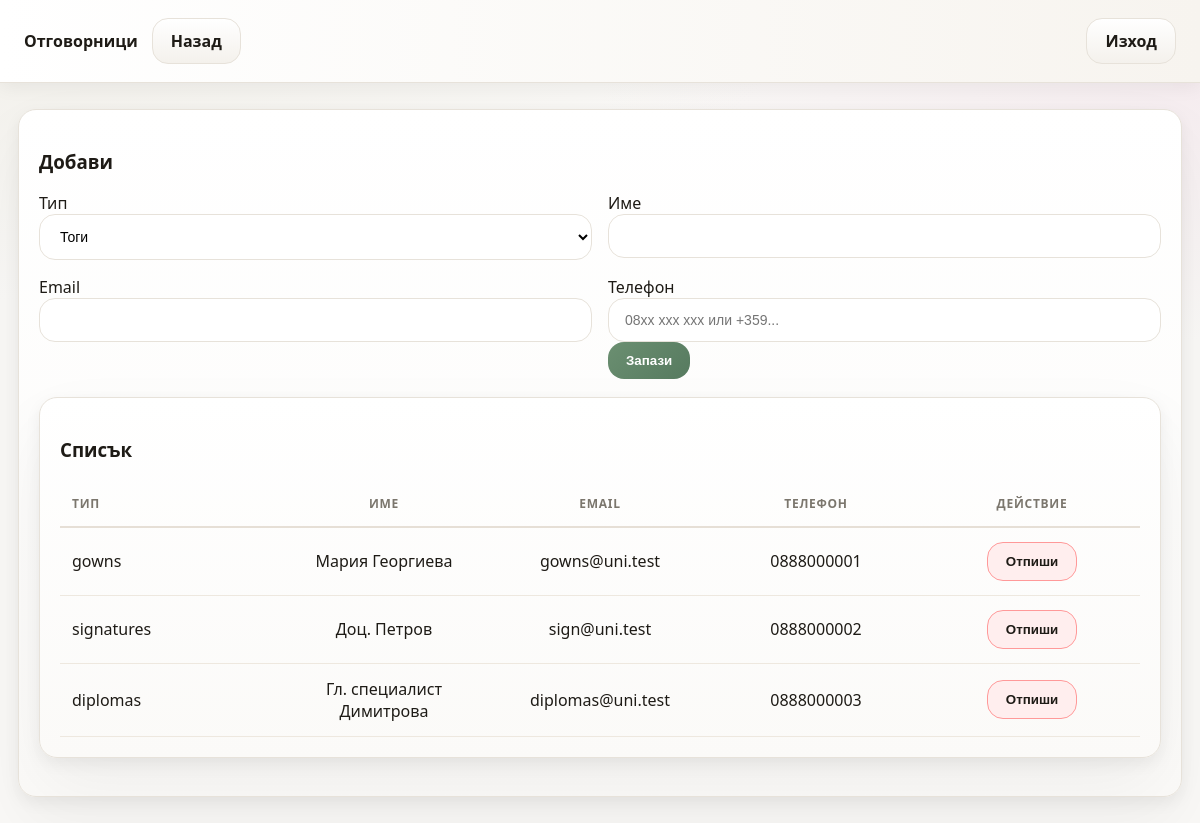
/admin/responsibilities.php (signed in), run on the app's committed database.
### tables this page shows
CREATE TABLE responsibilities (
  id INT AUTO_INCREMENT PRIMARY KEY,
  type ENUM('gowns','signatures','diplomas') NOT NULL,
  person_name VARCHAR(190) NOT NULL,
  email VARCHAR(190) NULL,
  phone VARCHAR(50) NULL,
  active TINYINT NOT NULL DEFAULT 1
);

### inc/helpers.php (called while the page is built, shortened)
<?php
function h($s){ return htmlspecialchars((string)$s, ENT_QUOTES, 'UTF-8'); }

### admin/responsibilities.php (the view, shortened to what this page needs)
<?php
require_once __DIR__.'/../inc/helpers.php';
$pdo = db();
$rows = $pdo->query("SELECT * FROM responsibilities ORDER BY type, active DESC, person_name")->fetchAll();
?>
<!doctype html><html lang="bg"><head>
<link rel="stylesheet" href="/graduation/assets/styles.css">
<title>Отговорници</title></head><body>
<div class="topbar">
  <b>Отговорници</b>
  <a class="btn" href="/graduation/admin/dashboard.php">Назад</a>
  <a class="btn" style="margin-left:auto" href="/graduation/api/auth_logout.php">Изход</a>
</div>
<div class="container">
  <div class="card">
    <h3>Добави</h3>
    <form method="post" class="row">
      <div><label>Тип</label>
        <select name="type">
          <option value="gowns">Тоги</option>
        </select>
      </div>
      <div><label>Име</label><input name="person_name" required></div>
      <div><label>Email</label><input name="email"></div>
      <div><label>Телефон</label><input
                                        name="phone"
                                        inputmode="tel"
                                        placeholder="08xx xxx xxx или +359..."
                                         pattern="^(\+359|0)8[7-9]\d{7}$"
                                        title="Пример: 0888123456 или +359888123456"
                                      >
      <div style="grid-column:1/-1"><button class="btn primary">Запази</button></div>
    </form>
  </div>
  <div class="card">
    <h3>Списък</h3>
    <table class="table">
      <thead><tr><th>Тип</th><th class='center'>Име</th><th class='center'>Email</th><th class='center'>Телефон</th><th class='center'>Действие</th></tr></thead>
      <tbody>
        <?php foreach($rows as $r): ?>
          <tr>
            <td><?=h($r['type'])?></td>
            <td class='center'><?=h($r['person_name'])?></td>
            <td class='center'><?=h($r['email'] ?? '')?></td>
            <td class='center'><?=h($r['phone'] ?? '')?></td>
            <td class='center'>
            <form method="post" action="/graduation/api/delete_responsible.php"
                  onsubmit="return confirm('Сигурна ли си, че искаш да изтриеш този отговорник?');">
              <button class="btn" style="background:#fee;border-color:#f99">
                Отпиши
              </button>
              </form>
            </td>
          </tr>
        <?php endforeach; ?>
      </tbody>
    </table>
  </div>
</div>
</body></html>

### assets/styles.css (style rules this page uses)
:root { --bg:#faf9f7; --card:#ffffff; --border:#e7e2da; --text:#1e1b16; --muted:#6f6a61; --accent:#6b8f71; --accent-2:#7a1f3d; --accent-3:#b08968; --accent-4:#c08497; --radius:18px; font-family:system-ui,Segoe UI,Arial; }
body { margin:0; background: radial-gradient(800px 300px at 0% 0%,#f1efe9,transparent), radial-gradient(600px 260px at 100% 10%,#f5ecef,transparent), #faf9f7; color:var(--text); }
.topbar { display:flex; gap:14px; align-items:center; padding:18px 24px; background:linear-gradient(90deg,#ffffff,#f7f4ef); border-bottom:1px solid var(--border); box-shadow:0 4px 18px rgba(0,0,0,.06); }
.container { max-width:1200px; margin:26px auto; padding:0 18px; }
.card { background:linear-gradient(180deg,#ffffff,#fbfaf8); border:1px solid var(--border); border-radius:var(--radius); padding:20px; margin:18px 0; box-shadow: 0 6px 16px rgba(0,0,0,.06), 0 30px 70px rgba(0,0,0,.05); transition:all .2s ease; }
.table { width:100%; border-collapse:separate; border-spacing:0; min-width: 1000px; table-layout: fixed; }
.table th { font-size:12px; text-transform:uppercase; letter-spacing:.06em; color:#7b766d; padding:14px 12px; border-bottom:2px solid #e6dfd6; text-align:center; }
.table td { padding:14px 12px; border-bottom:1px solid #eee8df; }
.btn { display:inline-flex; align-items:center; gap:8px; padding:11px 18px; border-radius:16px; border:1px solid var(--border); background:linear-gradient(180deg,#ffffff,#f4f1ec); cursor:pointer; text-decoration:none; color:var(--text); font-weight:600; transition:all .15s ease; }
.btn.primary { background:linear-gradient(135deg,#6b8f71,#567a5f); color:#fff; border:none; }
input:not([type="checkbox"]), select, textarea { width:100%; box-sizing:border-box; padding:13px 16px; border-radius:16px; border:1px solid var(--border); background:#fff; font-size:14px; transition:all .15s ease; }
.row { display:grid; grid-template-columns:1fr 1fr; gap:16px; }
.table th.center, .table td.center { text-align: center; }
.table th:first-child, .table td:first-child { text-align: left; }
.card { overflow-x: auto; }

### data on the page
responsibilities: type "gowns", person_name "Мария Георгиева", email "gowns@uni.test", phone "0888000001"
responsibilities: type "signatures", person_name "Доц. Петров", email "sign@uni.test", phone "0888000002"
responsibilities: type "diplomas", person_name "Гл. специалист Димитрова", email "diplomas@uni.test", phone "0888000003"
